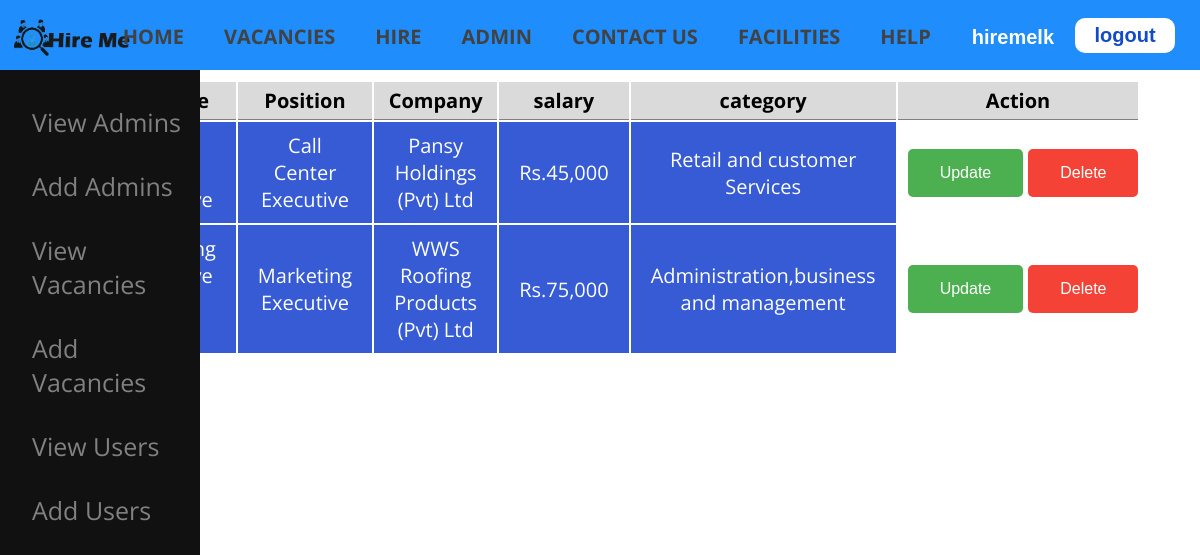
The page /views/view_vacancy.php (signed in) on the database its author committed.
### tables this page shows
CREATE TABLE `vacancy` (
  `vacancy_id` int(11) NOT NULL,
  `job_title` varchar(255) NOT NULL,
  `position` varchar(100) NOT NULL,
  `company` varchar(100) NOT NULL,
  `salary` varchar(100) NOT NULL,
  `category` varchar(255) NOT NULL,
  `description` longtext NOT NULL
);

### views/view_vacancy.php (the view, shortened to what this page needs)
<?php
include('../db/db_connect.php');
$query = "SELECT * FROM vacancy";
$result = mysqli_query($conn, $query);
?>
<!DOCTYPE html>
<html lang="en">
<head>
     <link rel="stylesheet" href="https://cdnjs.cloudflare.com/ajax/libs/font-awesome/6.0.0-beta3/css/all.min.css">
     <link rel="stylesheet" href="../public/css/header.css">
     <link rel="stylesheet" href="../public/css/vacancy.css">
     <link rel="stylesheet" href="../public/css/footer.css">
     <link rel="stylesheet" href="../public/css/admin_header.css">
     <link rel="stylesheet" href="../public/css/admin.css">
</head>
<body>
     <?php
     include('header.php');
     ?>
      <?php
     include('admin_header.php');
     ?>
     <div class="div-main">
     <table>
          <thead>
               <tr>
                     <th>job Title</th>
                    <th>Position</th>
                    <th>Company</th>
                    <th>salary</th>
                    <th>category</th>
                    <th>Action</th>
               </tr>
          </thead>
          <?php while ($row = mysqli_fetch_array($result)) { ?>
               <tr>
                     <td class="td-1">
                    </td>
                    <td class="td-1">
                         <?= $row['position']; ?>
                    </td>
                    <td class="td-2">
                         <?= $row['company']; ?>
                    </td>
                    <td class="td-3">
                         <?= $row['salary']; ?>
                    </td>
                    <td class="td-3">
                         <?= $row['category']; ?>
                    <td class="td-4">
                         <div class="btn-container">
                              <button class="button button1">
                                  <a href="edit_vacancy.php?vacancy_id=<?php echo $row['vacancy_id']; ?>">Update</a>
                              </button>
                              <button class="button button3">
                                  <a href="delete_vacancy.php?vacancy_id=<?php echo $row['vacancy_id']; ?>">Delete</a>
                              </button>
                         </div>
                    </td>
               </tr>
          <?php } ?>
     </table>
     </div>
</body>
</html>

### public/css/header.css (style rules this page uses)
body { font-family: "Open Sans", sans-serif; }
* { margin: 0; padding: 0; }
@media screen and (max-width: 1300px) { body { background-size: auto; } }

### public/css/vacancy.css (style rules this page uses)
body { margin: 0; padding: 0; font-family: 'Open Sans', sans-serif; }
table { font-size: 20px; margin-top: 80px; color: black; margin-left: auto; margin-right: auto; width: 80%; }
table .td-1, .td-2, .td-3 { padding: 10px 20px; text-align: center; background-color: rgb(54, 91, 212); color: white; }
table thead tr { background-color: rgb(218, 218, 218); }
table thead tr th { border-bottom: 1px solid grey; padding-top: 5px; padding-bottom: 5px; }
.btn-container { margin-left: 10px; }

### public/css/admin.css (style rules this page uses)
.btn-container { display: flex; }
.button { background-color: #4CAF50; border: none; border-radius: 5px; color: white; padding: 15px 32px; text-align: center; text-decoration: none; display: inline-block; font-size: 16px; }
.button1 { background-color: #4CAF50;margin-right: 5px; }
.button3 { background-color: #f44336; }
.button a { text-decoration: none; color: white; }
.div-main { margin-top:30px; margin-left:70px; margin-right:30px }

### rows shown on the page
vacancy: position "Call Center Executive", company "Pansy Holdings (Pvt) Ltd", salary "Rs.45,000", category "Retail and customer Services"
vacancy: position "Marketing Executive", company "WWS Roofing Products (Pvt) Ltd", salary "Rs.75,000", category "Administration,business and management"

### other values the page prints
$login_display "hiremelk"
